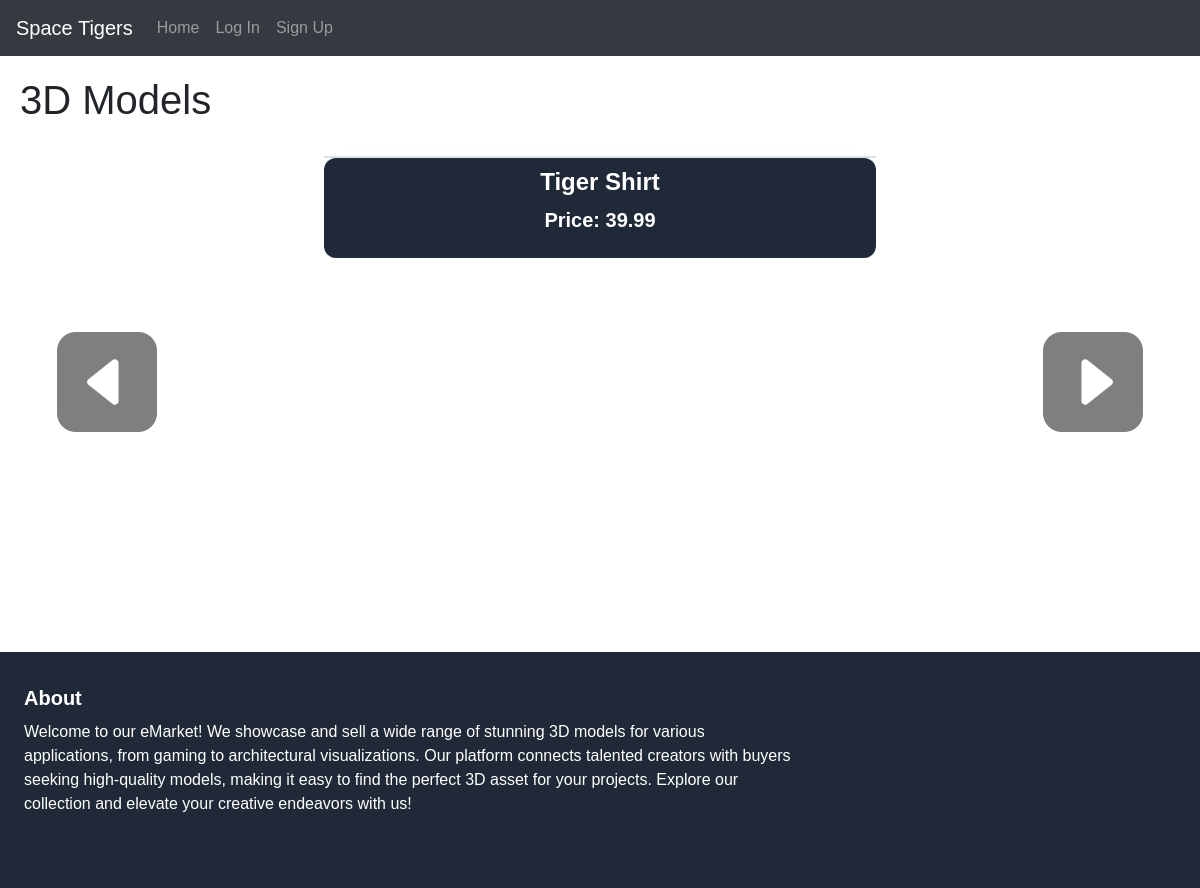
The app's page /, older data.
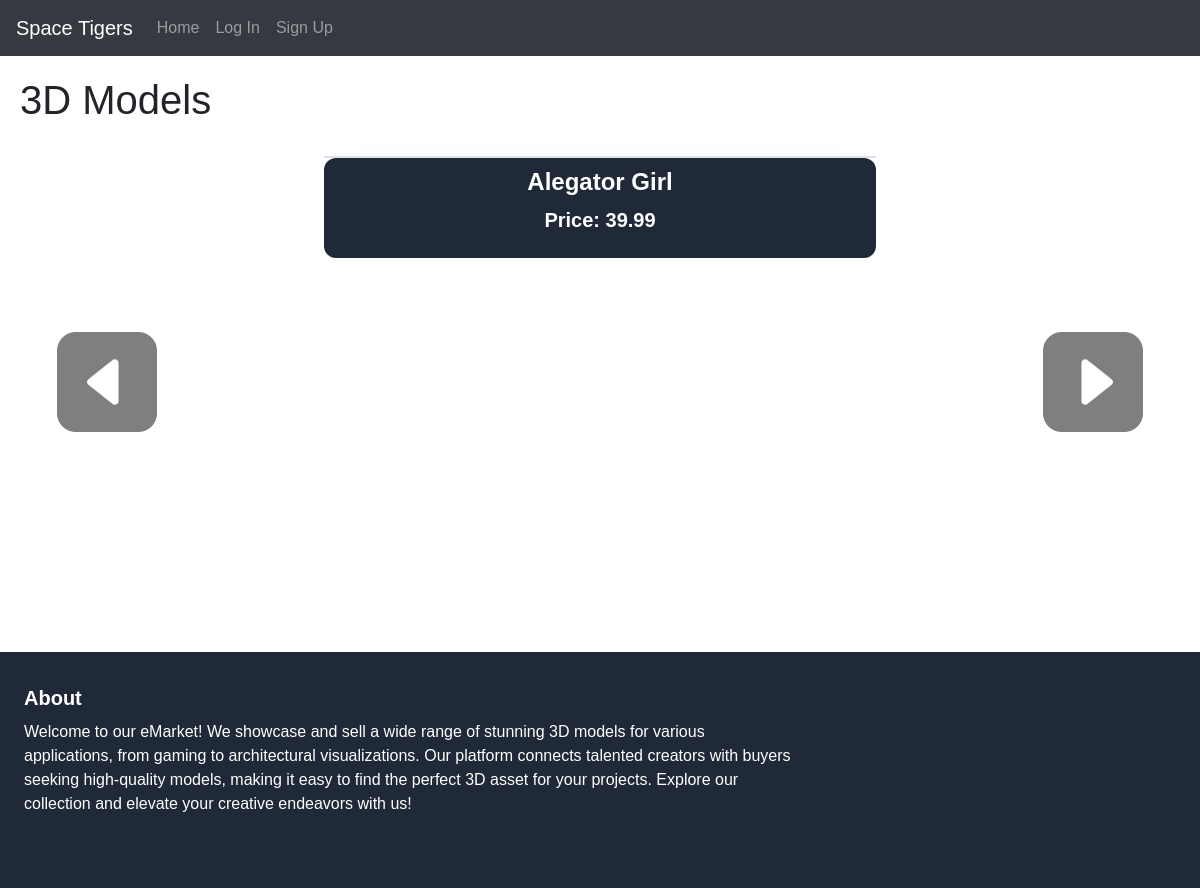
The same page, newer data.
### space_tigersapp/models.py (models this page shows)
class Product(models.Model):
    name = models.CharField(max_length=255)
    price = models.FloatField()
    stock = models.IntegerField()
    description = models.TextField(blank=True, null=True)
    model_directory = models.CharField(max_length=255, blank=True, null=True)
    model_file_name = models.CharField(max_length=100, blank=True, null=True)

### space_tigersapp/views.py (the view)
# urls.py: path("", TemplateView.as_view(template_name="index.html"), name="index"),
def index(request):
    Product_list = Product.objects.all()
    return render(request, 'index.html', {'products':Product_list})

### templates/index.html (shortened to what this page needs)
{% extends 'base.html' %}
{% load static %}
{% block content %}
    <h1>3D Models</h1>
  <div id="productCarousel" class="carousel slide relative rounded-xl" data-ride="carousel" data-interval="5000" style="min-height: 500px;">
    <div class="carousel-inner">
        {% for product in products %}
        <div class="carousel-item {% if forloop.first %}active{% endif %}">
            <div style="width: 100%; max-width: 600px; margin: auto;">
                <div class="col-span-2 p-6">
                    <div class="border border-gray-300 rounded-xl shadow-lg overflow-hidden bg-gray-800">
                    </div>
                    <a href="{% url 'detail' product.id %}">
                      <div class="p-2 bg-gray-800 rounded-xl text-center">
                          <h2 class="text-2xl font-bold text-white">{{ product.name }}</h2>
                          <p class="text-xl font-bold text-white">Price: {{ product.price }}</p>
                      </div>
                  </a>
                </div>
            </div>
        </div>
        {% endfor %}
    </div>
    <a class="carousel-control-prev" href="#productCarousel" role="button" data-slide="prev">
      <img src="{% static 'images/icons8-previous-100.png' %}" alt="Previous" style="width: 100px; height: 100px;">
  </a>
  <a class="carousel-control-next" href="#productCarousel" role="button" data-slide="next">
      <img src="{% static 'images/icons8-previous-100.png' %}" alt="Next" style="width: 100px; height: 100px; transform: scaleX(-1);">
  </a>
</div>
{% endblock %}

### templates/base.html (shortened to what this page needs)
<!DOCTYPE html>
<html>
<head>
    <link href="https://cdn.jsdelivr.net/npm/tailwindcss@2.2.19/dist/tailwind.min.css" rel="stylesheet">
    <link href="https://stackpath.bootstrapcdn.com/bootstrap/4.5.2/css/bootstrap.min.css" rel="stylesheet">
</head>
<body>
    <nav class="navbar navbar-expand-lg navbar-dark bg-dark">
        <a class="navbar-brand" href="#">Space Tigers</a>
        <div class="collapse navbar-collapse" id="navbarNav">
            <div class="navbar-nav">
                <a class="nav-item nav-link" href="{% url 'index' %}">Home</a>
                {% if not user.is_authenticated %}
                <a class="nav-item nav-link" href="{% url 'login' %}">Log In</a>
                <a class="nav-item nav-link" href="{% url 'register' %}">Sign Up</a>
                {% endif %}
            </div>
        </div>
    </nav>
    <div class="content">
        {% block content %}{% endblock %}
    </div>
    <footer class="bg-gray-800 text-white py-8 px-4">
        <div class="flex flex-col md:flex-row justify-between">
            <div class="w-full md:w-2/3 mb-6">
                <h4 class="text-xl font-semibold mb-2">About</h4>
                <p>Welcome to our eMarket! We showcase and sell a wide range of stunning 3D models for various applications, from gaming to architectural visualizations. Our platform connects talented creators with buyers seeking high-quality models, making it easy to find the perfect 3D asset for your projects. Explore our collection and elevate your creative endeavors with us!</p>
            </div>
        </div>
    </footer>
</body>
</html>

### templates/base.html (style rules this page uses)
body { font-family: Arial, sans-serif; margin: 0; padding: 0; }
nav { background-color: #333; overflow: hidden; }
.content { padding: 20px; }

Row changes from the older to the newer data that the page shows:
changed Product: name "Tiger Shirt" → "Alegator Girl"
